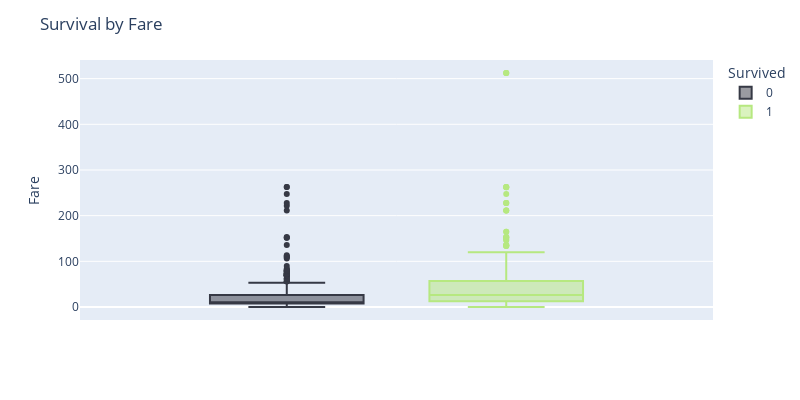

Notebook code cell kept with this figure:
### Code cell
fig = px.box(df, y="Fare", color="Survived", color_discrete_sequence=["#363945", "#B6E880"])
fig.update_layout(height=400, width=800, title_text="Survival by Fare")
fig.show()

### Figure 1 — Plotly figure (JSON) as saved in the notebook; plotly's stock layout.template omitted (floating-point values rounded to 4 significant figures; data arrays with more than 128 entries replaced by an {"elided": "..."} marker saying what was removed)
{"data": [{"alignmentgroup": "True", "hovertemplate": "Survived=0<br>Fare=%{y}<extra></extra>", "legendgroup": "0", "marker": {"color": "#363945"}, "name": "0", "notched": false, "offsetgroup": "0", "orientation": "v", "showlegend": true, "type": "box", "x0": " ", "xaxis": "x", "y": {"elided": "549 float values"}, "y0": " ", "yaxis": "y"}, {"alignmentgroup": "True", "hovertemplate": "Survived=1<br>Fare=%{y}<extra></extra>", "legendgroup": "1", "marker": {"color": "#B6E880"}, "name": "1", "notched": false, "offsetgroup": "1", "orientation": "v", "showlegend": true, "type": "box", "x0": " ", "xaxis": "x", "y": {"elided": "342 float values"}, "y0": " ", "yaxis": "y"}], "layout": {"boxmode": "group", "height": 400, "legend": {"title": {"text": "Survived"}, "tracegroupgap": 0}, "margin": {"t": 60}, "title": {"text": "Survival by Fare"}, "width": 800, "xaxis": {"anchor": "y", "domain": [0, 1]}, "yaxis": {"anchor": "x", "domain": [0, 1], "title": {"text": "Fare"}}}}
